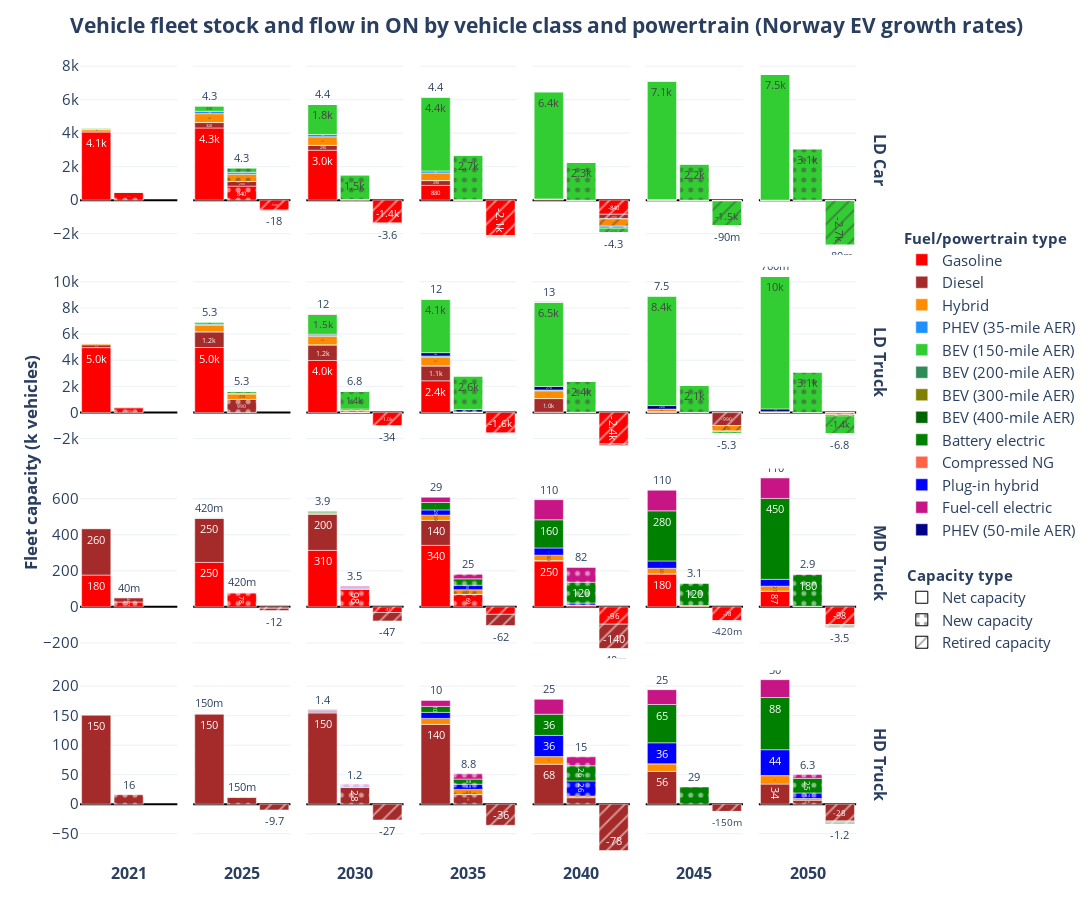

The notebook cell saved with this chart:
### Code cell
plot_capacity_flow(
    db_variant='evgrowth', 
    scenario='evgrowth',
    scenario_title='Norway EV growth rates',
    # modes=['MD Truck', 'HD Truck'],
)
